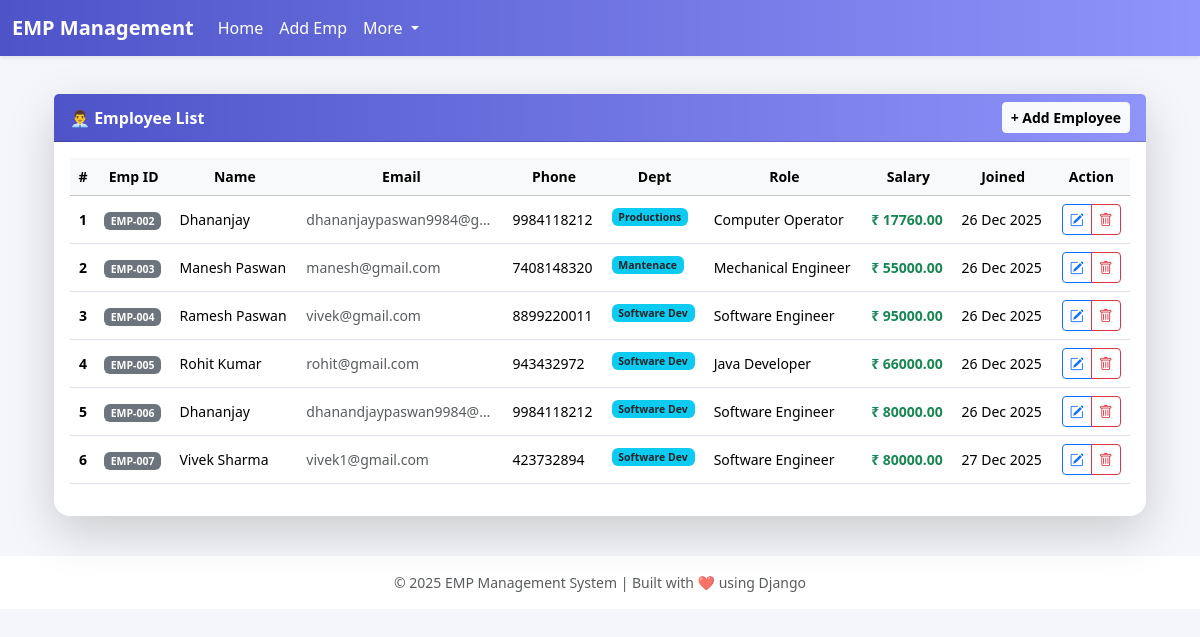
The page /emp/home/ on the database its author committed.
### emp/models.py (models this page shows, shortened)
class Emp(models.Model):
    GENDER_CHOICES = [
        ('M', 'Male'),
        ('F', 'Female'),
        ('O', 'Other'),
    ]
    name = models.CharField(max_length=200)
    employee_id = models.CharField(max_length=50, unique=True, editable=False)
    email = models.EmailField(unique=True)
    phone = models.CharField(max_length=15)
    department = models.CharField(max_length=100)
    designation = models.CharField(max_length=100)
    salary = models.DecimalField(max_digits=10, decimal_places=2)
    gender = models.CharField(max_length=1, choices=GENDER_CHOICES)
    address = models.CharField(max_length=200)
    date_of_joining = models.DateField()

### emp/views.py (the view)
# urls.py: path('home/', views.emp_home, name='home'),
def emp_home(request):
    emps = Emp.objects.all()
    return render(request,'emp/index.html',{'emps':emps})

### templates/emp/index.html (shortened to what this page needs)
<!DOCTYPE html>
<html lang="en">
  <head>
    <link
      href="https://cdn.jsdelivr.net/npm/bootstrap@5.3.8/dist/css/bootstrap.min.css"
      rel="stylesheet"
    />
    <link
      href="https://cdn.jsdelivr.net/npm/bootstrap-icons@1.11.1/font/bootstrap-icons.css"
      rel="stylesheet"
    />
  </head>
  <body>
    {% include 'emp/navbar.html' %}
    <div class="container my-4">{% include 'emp/show-emp.html' %}</div>
    <footer class="text-center py-3 text-muted">
      © 2025 EMP Management System | Built with ❤️ using Django
    </footer>
  </body>
</html>

### templates/emp/show-emp.html
<div class="container mt-4">
  <div class="row">
    <div class="col-12">
      <div class="card shadow-lg border-0 rounded-4">
        <div
          class="card-header text-white fw-semibold d-flex justify-content-between align-items-center"
          style="background: linear-gradient(90deg, #4e54c8, #8f94fb)"
        >
          <span>👨‍💼 Employee List</span>
          <a href="/emp/add/" class="btn btn-light btn-sm fw-semibold">
            + Add Employee
          </a>
        </div>
        <div class="card-body">
          <div class="table-responsive">
            <table class="table table-hover align-middle">
              <thead class="table-light">
                <tr class="text-center">
                  <th>#</th>
                  <th>Emp ID</th>
                  <th>Name</th>
                  <th>Email</th>
                  <th>Phone</th>
                  <th>Dept</th>
                  <th>Role</th>
                  <th>Salary</th>
                  <th>Joined</th>
                  <th>Action</th>
                </tr>
              </thead>
              <tbody>
                {% for emp in emps %}
                <tr>
                  <td class="text-center fw-semibold">{{ forloop.counter }}</td>
                  <td>
                    <span class="badge bg-secondary">
                      {{ emp.employee_id }}
                    </span>
                  </td>
                  <td
                    class="text-truncate-custom name-col"
                    title="{{ emp.name }}"
                  >
                    {{ emp.name }}
                  </td>
                  <td
                    class="text-truncate-custom email-col text-muted"
                    title="{{ emp.email }}"
                  >
                    {{ emp.email }}
                  </td>
                  <td>{{ emp.phone }}</td>
                  <td>
                    <span
                      class="badge bg-info text-dark text-truncate-custom"
                      style="max-width: 130px"
                      title="{{ emp.department }}"
                    >
                      {{ emp.department }}
                    </span>
                  </td>
                  <td
                    class="text-truncate-custom designation-col"
                    title="{{ emp.designation }}"
                  >
                    {{ emp.designation }}
                  </td>
                  <td class="fw-semibold text-success">₹ {{ emp.salary }}</td>
                  <td>{{ emp.date_of_joining|date:"d M Y" }}</td>
                  <td class="text-center">
                    <div class="btn-group btn-group-sm">
                      <a
                        href="/emp/update/{{ emp.id }}/"
                        class="btn btn-outline-primary"
                      >
                        <i class="bi bi-pencil-square"></i>
                      </a>
                      <a
                        href="/emp/delete/{{ emp.id }}/"
                        class="btn btn-outline-danger"
                        onclick="return confirm('Are you sure?')"
                      >
                        <i class="bi bi-trash"></i>
                      </a>
                    </div>
                  </td>
                </tr>
                {% empty %}
                <tr>
                  <td colspan="10" class="text-center text-danger">
                    No Employees Found
                  </td>
                </tr>
                {% endfor %}
              </tbody>
            </table>
          </div>
        </div>
      </div>
    </div>
  </div>
</div>

### templates/emp/index.html (style rules this page uses)
body { background-color: #f4f6f9; font-family: "Segoe UI", sans-serif; }
.card { border-radius: 14px; box-shadow: 0 8px 22px rgba(0, 0, 0, 0.08); border: none; }
.card-header { background: linear-gradient(90deg, #4e54c8, #8f94fb); color: #fff; font-weight: 600; }
table { font-size: 14px; }
thead th { white-space: nowrap; text-align: center; }
tbody td { vertical-align: middle; }
.text-truncate-custom { white-space: nowrap; overflow: hidden; text-overflow: ellipsis; }
.email-col { max-width: 200px; }
.name-col { max-width: 160px; }
.designation-col { max-width: 180px; }
.btn-group .btn { padding: 4px 7px; }
footer { background: #fff; margin-top: 40px; font-size: 14px; }

### templates/emp/navbar.html (style rules this page uses)
body { padding-top: 70px; }

### rows shown on the page
Emp: employee_id "EMP-002", name "Dhananjay", email "dhananjaypaswan9984@g…", phone "9984118212", department "Productions", designation "Computer Operator", salary "17760.00", date_of_joining "26 Dec 2025"
Emp: employee_id "EMP-003", name "Manesh Paswan", email "manesh@gmail.com", phone "7408148320", department "Mantenace", designation "Mechanical Engineer", salary "55000.00", date_of_joining "26 Dec 2025"
Emp: employee_id "EMP-004", name "Ramesh Paswan", email "vivek@gmail.com", phone "8899220011", department "Software Dev", designation "Software Engineer", salary "95000.00", date_of_joining "26 Dec 2025"
Emp: employee_id "EMP-005", name "Rohit Kumar", email "rohit@gmail.com", phone "943432972", department "Software Dev", designation "Java Developer", salary "66000.00", date_of_joining "26 Dec 2025"
Emp: employee_id "EMP-006", name "Dhananjay", email "dhanandjaypaswan9984@…", phone "9984118212", department "Software Dev", designation "Software Engineer", salary "80000.00", date_of_joining "26 Dec 2025"
Emp: employee_id "EMP-007", name "Vivek Sharma", email "vivek1@gmail.com", phone "423732894", department "Software Dev", designation "Software Engineer", salary "80000.00", date_of_joining "27 Dec 2025"
